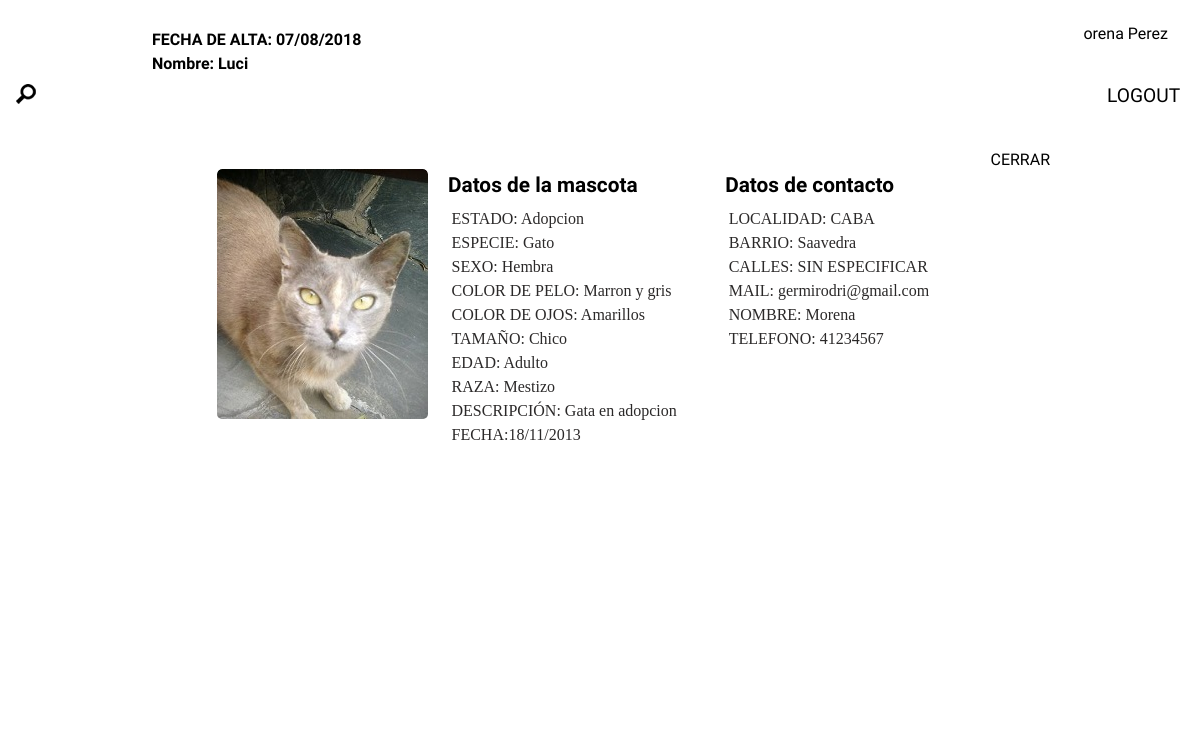
Screenshot of /index.php?boton=home&ac=Publicaciones&ver=2 (signed in) with the database file from the repository.
### tables this page shows
CREATE TABLE publicacion(
	ID INT(9) UNSIGNED NOT NULL AUTO_INCREMENT PRIMARY KEY,
	DESCRIPCION TEXT, 
	ESTADO enum('Adopcion','Encontrado','Perdido'),
	SEXO enum('Hembra','Macho','No lo se'), 
	UBICACION  VARCHAR(255),
	FECHA_M VARCHAR(30),
	TELEFONO BIGINT(15) NOT NULL,
	RUTA_IMG VARCHAR(255),
	MAIL VARCHAR(35) NOT NULL,
	NOMBRE_ANIMAL VARCHAR(35),
	NOMBRE_HUMANO VARCHAR(35) NOT NULL,
	TAMANIO enum('Chico','Mediano','Grande'),
	EDAD enum('Bebe','Joven','Adulto','Viejito'),
	LOCALIDAD VARCHAR(45) NOT NULL,
	BARRIO VARCHAR(45) NOT NULL,
	RAZA VARCHAR(45),
	COLOR VARCHAR(45),
	ESPECIE enum('Perro','Gato'),
	
	FKPROVINCIA TINYINT(2) UNSIGNED,
	FKOJOS TINYINT(1) UNSIGNED,
	
	FOREIGN KEY (FKPROVINCIA) REFERENCES provincia(ID),
	FOREIGN KEY (FKOJOS) REFERENCES ojos(ID)
);

### config.php (called while the page is built, shortened)
<?php
$cnx=mysqli_connect('localhost','root','','redmascotera');
function control( $s ){
	global $cnx;
	return mysqli_real_escape_string($cnx, $s);
}
?>

### adm_/home.php (the view, shortened to what this page needs)
<div id='home'>
	<h2>Panel de control</h2>
	<?php
	if( isset($_GET['ac'] ) ){
		if( $_GET['ac'] == 'Usuarios' && $_SESSION['s_nivel'] == 'admin'){
			if(isset($_GET["bo"])){
				$_GET["bo"]=control($_GET["bo"]);
			}
			if(isset($_GET['bo'])&&$_GET['bo']=='papelera'){
				echo "<h3>Usuarios: Papelera</h3>";
				$borrar='si';
				$th="<th>RESTAURAR</th><th>ELIMINAR</th>";
			}
			else{
				echo "<h3>Usuarios</h3>";
				$borrar='no';
				$th="<th>CAMBIAR NIVEL</th><th>BANNEADO</th><th>ELIMINAR</th>";
			}
					$con = "SELECT * FROM usuario WHERE usuario.BORRADO='$borrar' ORDER BY NOMBRE, APELLIDO";
					$rta = mysqli_query($cnx, $con);
					if($rta){
						echo "<table border='1'>
						<thead><tr><th>NOMBRE</th><th>APELLIDO</th><th>MAIL</th><th>TELEFONO</th><th>NIVEL</th>$th</tr></thead><tbody>";
						while( $fin = mysqli_fetch_assoc($rta) ){
							echo "<tr>";
							echo "	<td>$fin[NOMBRE]</td>";
							echo "	<td>$fin[APELLIDO]</td>";
							echo "	<td>$fin[MAIL]</td>";
							echo "	<td>$fin[TELEFONO]</td>";
							echo "	<td>$fin[NIVEL]</td>";
							if($borrar=='si'){
								echo "<td><a href='adm_/modificar.php?c=u&amp;id=$fin[ID]&amp;q=restaurar' id='restaurar'>RESTAURAR</a></td>";
								echo "<td><a href='adm_/modificar.php?c=u&amp;id=$fin[ID]&amp;q=eliminarf' id='delete'>DELETE</a></td>";
							}
							else{
								echo "<td><a href='adm_/modificar.php?c=u&amp;id=$fin[ID]&amp;q=nivel'  id='cambiar_nivel'>CAMBIAR</a></td>";
								if($fin["ACTIVO"]=="si"){
									echo "<td><a href='adm_/modificar.php?c=u&amp;id=$fin[ID]&amp;q=activo'  id='on'>ESTADO</a></td>";
								}
								else{
									echo "<td><a href='adm_/modificar.php?c=u&amp;id=$fin[ID]&amp;q=activo'  id='off'>ESTADO</a></td>";
								}
								echo "<td><a href='adm_/modificar.php?c=u&amp;id=$fin[ID]&amp;q=eliminar' id='delete'>DELETE</a></td>";
							}
							echo "</tr>";
						}
						echo "</tbody></table>";
						if($borrar=='no'){
							echo "<div id='papelera'><a href='index.php?boton=home&amp;ac=Usuarios&amp;bo=papelera'>Papelera</a></div>";
						}
						else if($borrar=="si"){
							echo "<a id='return' href='index.php?boton=home&amp;ac=Usuarios'>RETURN</a>";
						}
					}
		}
		else if( $_GET['ac'] == 'Estadisticas' && $_SESSION['s_nivel'] == 'admin'){
			echo "<h3>Estadísticas</h3>";
			echo "<img src='adm_/estadisticas.php' alt='grafico'/>";
		}
		else if($_GET['ac'] == 'Publicaciones' && $_SESSION['s_nivel'] == 'admin'||$_GET['ac'] == 'Publicaciones' && $_SESSION['s_nivel'] == 'usuario'){
			echo "<h3>Publicaciónes";
			if(isset($_GET["bo"])&&$_GET['bo']=='papelera'){
				echo ": Papelera";
				$borrar='si';
				$th="<th>VER</th><th>RESTAURAR</th><th>ELIMINAR</th>";
			}
			else{
				$borrar='no';
				$th="<th>VER</th><th>EDITAR</th><th>ELIMINAR</th>";
			}
			echo "</h3>";
			if(isset($_GET['ver'])){
				$c4="SELECT
								publicacion.BARRIO,
								publicacion.COLOR,
								publicacion.DESCRIPCION,
								publicacion.EDAD,
								publicacion.ESPECIE,
								publicacion.ESTADO,
								publicacion.FECHA_M,
								provincia.PROVINCIA,
								ojos.OJOS,
								publicacion.LOCALIDAD,
								publicacion.MAIL,
								publicacion.NOMBRE_ANIMAL,
								publicacion.NOMBRE_HUMANO,
								publicacion.RAZA,
								publicacion.SEXO,
								publicacion.RUTA_IMG,
								publicacion.TAMANIO,
								publicacion.TELEFONO,
								publicacion.UBICACION AS CALLES,
								usuario.MAIL,
								DATE_FORMAT(publican.FECHA_A,'%d/%m/%Y') AS FECHA_ALTA
							FROM
								publicacion,
								publican,
								ojos,
								provincia,
								usuario
							WHERE publicacion.ID=$_GET[ver] AND usuario.ID=publican.FKNOMBRE AND provincia.ID=publicacion.FKPROVINCIA
							group by publicacion.ID";
							$res = mysqli_query($cnx,$c4);
							while($b = mysqli_fetch_assoc($res)){
								if($b['CALLES']==''){
									$b['CALLES']='SIN ESPECIFICAR';
								}
								echo "<div id='modal'><div>
									<h4>FECHA DE ALTA: $b[FECHA_ALTA]<br>Nombre: $b[NOMBRE_ANIMAL]</h4><div id='cerrar' onclick='cerrar_menu();'>CERRAR</div>
									<figure><picture><img src='publicaciones/$b[RUTA_IMG]/$b[RUTA_IMG]-mini.jpg' alt='$b[NOMBRE_ANIMAL]'/></picture></figure>
									<div class='sub'><h5>Datos de la mascota</h5>
									<ul>
										<li>ESTADO: $b[ESTADO]</li>
										<li>ESPECIE: $b[ESPECIE]</li>
										<li>SEXO: $b[SEXO]</li>
										<li>COLOR DE PELO: $b[COLOR]</li>
										<li>COLOR DE OJOS: $b[OJOS]</li>
										<li>TAMAÑO: $b[TAMANIO]</li>
										<li>EDAD: $b[EDAD]</li>
										<li>RAZA: $b[RAZA]</li>
										<li>DESCRIPCIÓN: $b[DESCRIPCION]</li>
										<li>FECHA:$b[FECHA_M]</li>
									</ul></div>
									<div class='sub'><h5>Datos de contacto</h5>
									<ul>
										<li>LOCALIDAD: $b[LOCALIDAD]</li>
										<li>BARRIO: $b[BARRIO]</li>
										<li>CALLES: $b[CALLES]</li>
										<li>MAIL: $b[MAIL]</li>
										<li>NOMBRE: $b[NOMBRE_HUMANO]</li>
										<li>TELEFONO: $b[TELEFONO]</li>
									</ul></div>
								</div>
								</div>";
							}
					}
			if(!isset($_GET["bo"])){
					$con = "SELECT *
					FROM publican JOIN usuario ON usuario.ID = publican.FKNOMBRE
					WHERE publican.BORRADO='no' AND usuario.MAIL='$_SESSION[s_mail]'
					GROUP BY publican.FKPUBLICACION
					ORDER BY FECHA_A";
			}
					$rta = mysqli_query($cnx, $con);
					if($rta){
						echo "<table border='1'><thead><tr><th>FECHA ALTA</th>";
						echo "$th</tr></thead><tbody>";
						while( $fin = mysqli_fetch_assoc($rta) ){
							echo "<tr>";
							$fecha=list($anio, $mes, $dia) = preg_split('[-]', $fin["FECHA_A"]);
							$fecha=$dia."/".$mes."/".$anio;
							echo "	<td>$fecha</td>";
							if($borrar=='si'){
								echo "<td><a href='index.php?boton=home&amp;ac=Publicaciones&amp;bo=papelera&amp;ver=$fin[FKPUBLICACION]' id='ver'>VER</a></td>";
								echo "<td><a href='adm_/modificar.php?c=p&amp;id=$fin[FKPUBLICACION]&amp;q=restaurar' id='restaurar'>RESTAURAR</a></td>";
								echo "<td><a href='adm_/modificar.php?c=p&amp;id=$fin[FKPUBLICACION]&amp;q=eliminarf' id='delete'>DELETE</a></td>";
							}
							else{
								echo "<td><a href='index.php?boton=home&amp;ac=Publicaciones&amp;ver=$fin[FKPUBLICACION]' id='ver'>VER</a></td>";
								echo "<td><a href='index.php?boton=Publicar&amp;edit=$fin[FKPUBLICACION]' id='edit'>EDITAR</a></td>";
								echo "<td><a href='adm_/modificar.php?c=p&amp;id=$fin[FKPUBLICACION]&amp;q=eliminar' id='delete'>DELETE</a></td>";
							}
							echo "</tr>";
						}
						echo "</tbody></table>";
						if($borrar=='no'){
							echo "<div id='papelera'><a href='index.php?boton=home&amp;ac=Publicaciones&amp;bo=papelera'>Papelera</a></div>";
						}
						else if($borrar=="si"){
							echo "<a id='return' href='index.php?boton=home&amp;ac=Publicaciones'>RETURN</a>";
						}
					}
		}
	}
	else{
		if($_SESSION['s_nivel'] == 'admin'){
			echo "<h3>Estadísticas</h3>";
			echo "<img src='adm_/estadisticas.php' alt='grafico'/>";
		}
	}
	?>
</div>

### index.php (shortened to what this page needs)
<?php
	include ("config.php");
?>
<!DOCTYPE HTML>
<html>
	<head>
		<link rel="stylesheet" type="text/css" href="css/estilos.css" />
		<link rel="stylesheet" type="text/css" href="slider/sliderengine/amazingslider-1.css">
	</head>
	<body>
		<header>
		<h1><a href='index.php?'>REDMASCOTERA</a></h1>
			<?php
				if(isset($_SESSION["s_nombre"])&&isset($_SESSION['s_nivel'])){echo "<p id='usr'>".$_SESSION['s_nivel'].": ".$_SESSION['s_nombre']."</p>";}
			?>
		</header>
		<main>
	<?php
	echo "<div id='submenu'>
	<a id='btn_buscador' href='index.php?boton=buscador'></a>";
			echo "<ul id='buscador'>";
			echo "<li><a href='index.php?boton=info'>INFO</a></li>";
				if(isset($_SESSION["s_nivel"])){
					echo "<li><a href='index.php?boton=home&amp;ac=Publicaciones'>MIS PUBLICACIÓNES</a></li>";
					echo "<li><a href='index.php?boton=Publicar'>PUBLICAR</a></li>";
					if($_SESSION['s_nivel']=='usuario'){echo "<li><a href='index.php?boton=Perfil'>PERFIL</a></li>";}
					echo "<li><a href='adm_/usuarios.logout.php'>LOGOUT</a></li>";
				}
				else{
					echo "<li><a href='index.php?boton=Login'>LOGIN</a></li>";
					echo "<li><a href='index.php?boton=Registro'>REGISTRO</a></li>";
				}
			echo "</ul></div>";
			if(isset($_GET['boton'])&&control($_GET['boton'])){
				$i=$_GET['boton'];
				switch($i){
					case 'home':
						if(isset($_SESSION['logueado'])){
							include('adm_/home.php');
						}
						else{
							echo "<p id='tope'>No tenes permiso para ingresar en esta sección.</p>";
							include('php/contenidos/cont_index.php');
						}
					break;
				}
			}
			else{
				include('php/contenidos/cont_index.php');
			}
		?>
		</main>
	</body>
</html>

### css/estilos.css (style rules this page uses)
* { margin:0;padding:0 }
body p { padding-left:1em; }
body { font-family: 'Julius Sans One'; background:url('../img/header1.jpg') 100% 70% fixed; min-width:1200px; font-weight:normal!important; }
header p { background:white; font-weight:bold; float:right; margin-top:1em; padding:.5em 2em .5em .5em; }
h1 { display:inline-block; }
p { font-family:calibri; }
h1 a { font-size:1.5em; cursor:pointer; text-decoration:none; display:inline-block; color:white; padding:.2em; padding-left: .5em; font-weight:normal; }
h2 { text-align:center; font-size:2em; }
#submenu ul li a, footer ul li a { font-size:1.2em; color:black; text-decoration:none; padding:.2em; }
#submenu ul li { display:inline-block; margin-right:1em; }
#submenu ul { text-align:right; display:inline-block; padding-top:.5em; float:right; }
#submenu { background:white; vertical-align:top; }
#btn_buscador { background:url(../img/iconos/busqueda.png) no-repeat 2%; display:inline-block; height:35px; width:35px; margin-left:1em; cursor:pointer; }
#registro >div, #modal>div, #modal2>div { width: 80vw; border:solid .2em white; margin: 20px auto; padding: 9px 20px 20px 20px; min-height: 85vh; background:white; }
#cerrar { margin-left:95%; cursor:pointer; }
#registro, #modal { position: fixed; top: 0; left: 0; width: 100%; height: 100%; }
#home { min-height:500px; text-align:center; padding-bottom:4em; }
#home h3 { color:white; padding-bottom:2em; }
thead tr th { padding:.5em; font-weight: normal; background:white; color:black; }
#usr { font-weight:normal; font-family: 'Julius Sans One'; padding-left:1em; }
#home tr { font-family: calibri; color: black; }
#home table { margin:0 auto; text-align:center; color:white; }
#home table td { padding:.5em; }
#home h2 { color:white; padding-top:1em; }
h2,h3 { font-weight: normal!important; }
p { font-weight:normal!important; }
#modal h4 { padding:.3em; padding-left:2em; line-height:1.5em; color:black; padding-bottom: 4em; text-align: left; }
#modal h5, #modal2 h5 { float:left; padding:.2em .6em; font-size:1.3em; }
#cerrar { margin-right:10px; margin-top:10px; float:right; margin-right: 30px; }
#modal ul li { color:#2B2929; font-family: calibri; }
#modal ul { list-style:none; text-align:left; display:inline-block; padding:2%; padding-left:1em; float:left; line-height:1.5em; width:250px; font-weight:none; }
#modal>div, #modal2>div { padding:0; }
.sub { display:inline-block; width:270px; vertical-align:top; padding-left:.2em; }
#modal>div>figure { display:inline-block; overflow:hidden; }
#modal img { padding-top:2em; padding:0; border-radius:5px; }
#modal figure { border-radius:5px; }

### rows the page displays
publicacion: b "07/08/2018", NOMBRE_ANIMAL "Luci", RUTA_IMG (picture), ESTADO "Adopcion", ESPECIE "Gato", SEXO "Hembra", COLOR "Marron y gris", b "Amarillos", TAMANIO "Chico", EDAD "Adulto", RAZA "Mestizo", DESCRIPCION "Gata en adopcion", FECHA_M "18/11/2013", LOCALIDAD "CABA", BARRIO "Saavedra", b "SIN ESPECIFICAR", b "germirodri@gmail.com", NOMBRE_HUMANO "Morena", TELEFONO "41234567"

### other values shown
$_SESSION['s_nombre'] "Morena Perez"
